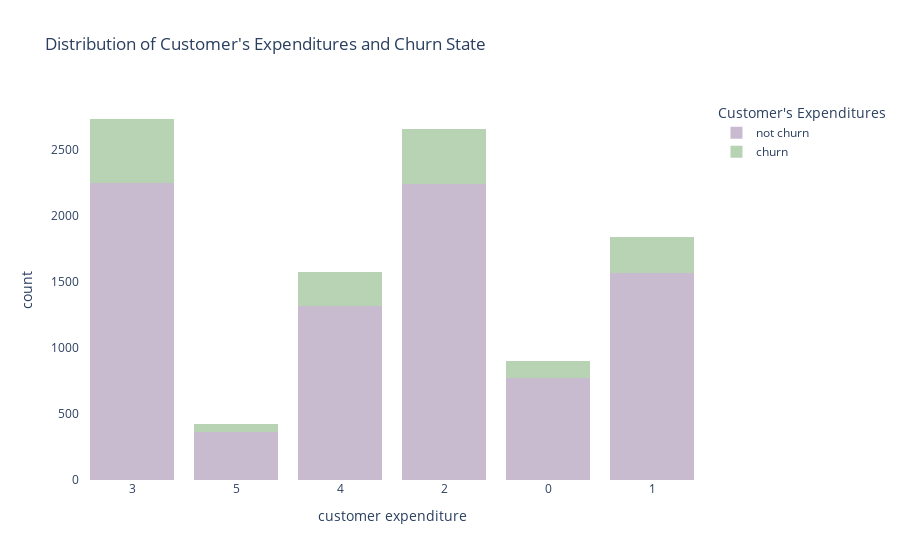

Notebook source saved alongside this figure:
### Code cell
fig = px.histogram(data, x="Dependent_count",color_discrete_sequence=['#C9BBCF','#b7d3b3'],
                   color="Attrition_Flag", title='Distribution of Customer\'s Expenditures and Churn State',
                   labels={'Dependent_count':'customer expenditure'},
                  barmode='stack')
fig.update_xaxes(type='category')
fig.update_layout(paper_bgcolor="rgba(0,0,0,0)", plot_bgcolor="rgba(0,0,0,0)",legend_title="Customer\'s Expenditures")
newnames = {'0':'not churn', '1': 'churn'}
fig.for_each_trace(lambda t: t.update(name = newnames[t.name]))
fig.show()

### Figure 1 — Plotly figure (JSON) as saved in the notebook; plotly's stock layout.template omitted (floating-point values rounded to 4 significant figures; data arrays with more than 128 entries replaced by an {"elided": "..."} marker saying what was removed)
{"data": [{"alignmentgroup": "True", "bingroup": "x", "hovertemplate": "Attrition_Flag=0<br>customer expenditure=%{x}<br>count=%{y}<extra></extra>", "legendgroup": "0", "marker": {"color": "#C9BBCF", "pattern": {"shape": ""}}, "name": "not churn", "offsetgroup": "0", "orientation": "v", "showlegend": true, "type": "histogram", "x": {"elided": "8500 int values"}, "xaxis": "x", "yaxis": "y"}, {"alignmentgroup": "True", "bingroup": "x", "hovertemplate": "Attrition_Flag=1<br>customer expenditure=%{x}<br>count=%{y}<extra></extra>", "legendgroup": "1", "marker": {"color": "#b7d3b3", "pattern": {"shape": ""}}, "name": "churn", "offsetgroup": "1", "orientation": "v", "showlegend": true, "type": "histogram", "x": {"elided": "1627 int values"}, "xaxis": "x", "yaxis": "y"}], "layout": {"barmode": "stack", "legend": {"title": {"text": "Customer's Expenditures"}, "tracegroupgap": 0}, "paper_bgcolor": "rgba(0,0,0,0)", "plot_bgcolor": "rgba(0,0,0,0)", "title": {"text": "Distribution of Customer's Expenditures and Churn State"}, "xaxis": {"anchor": "y", "domain": [0, 1], "title": {"text": "customer expenditure"}, "type": "category"}, "yaxis": {"anchor": "x", "domain": [0, 1], "title": {"text": "count"}}}}
